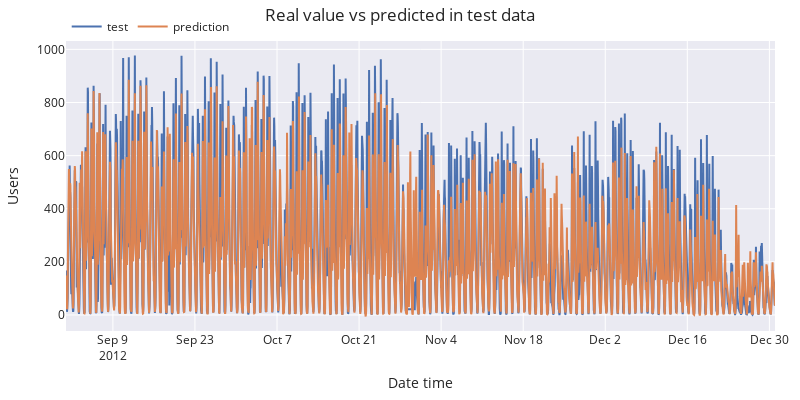

The code cell stored with this chart in its notebook:
### Code cell
# Plot predictions vs real value
# ======================================================================================
fig = go.Figure()
trace1 = go.Scatter(x=data_test.index, y=data_test['users'], name="test", mode="lines")
trace2 = go.Scatter(x=predictions.index, y=predictions['pred'], name="prediction", mode="lines")
fig.add_trace(trace1)
fig.add_trace(trace2)
fig.update_layout(
    title="Real value vs predicted in test data",
    xaxis_title="Date time",
    yaxis_title="Users",
    width=800,
    height=400,
    margin=dict(l=20, r=20, t=35, b=20),
    legend=dict(orientation="h", yanchor="top", y=1.1, xanchor="left", x=0.001)
)
fig.show()

### Figure 1 — Plotly figure (JSON) as saved in the notebook; plotly's stock layout.template omitted (floating-point values rounded to 4 significant figures; data arrays with more than 128 entries replaced by an {"elided": "..."} marker saying what was removed)
{"data": [{"mode": "lines", "name": "test", "type": "scatter", "x": {"elided": "2904 str values"}, "y": {"elided": "2904 int values"}}, {"mode": "lines", "name": "prediction", "type": "scatter", "x": {"elided": "2904 str values"}, "y": {"elided": "2904 float values"}}], "layout": {"height": 400, "legend": {"orientation": "h", "x": 0.001, "xanchor": "left", "y": 1.1, "yanchor": "top"}, "margin": {"b": 20, "l": 20, "r": 20, "t": 35}, "title": {"text": "Real value vs predicted in test data"}, "width": 800, "xaxis": {"title": {"text": "Date time"}}, "yaxis": {"title": {"text": "Users"}}}}
